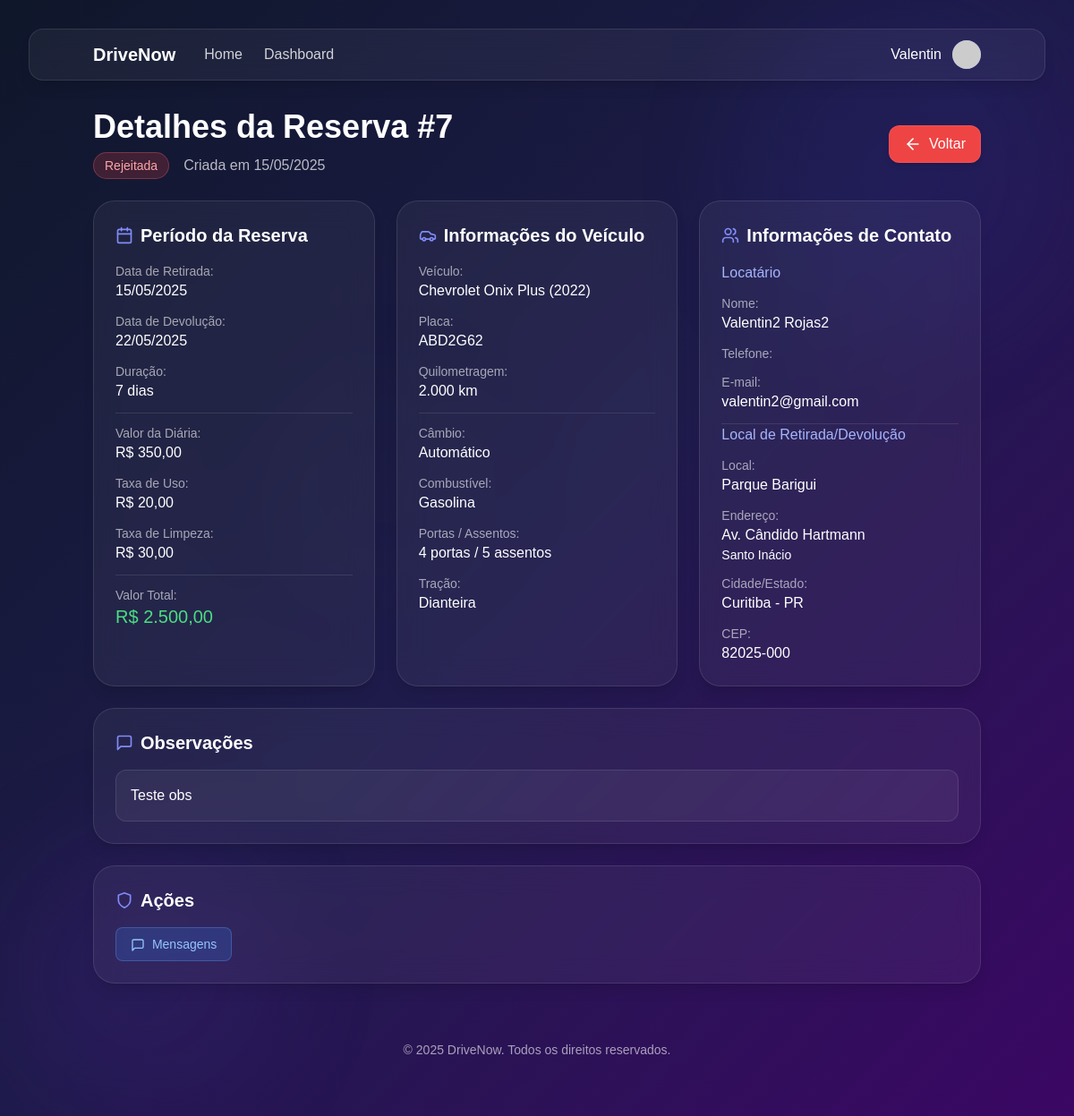
The app's page /drivenow/reserva/detalhes_reserva.php?id=7 (signed in) with its own data.
### tables this page shows
CREATE TABLE `reserva` (
  `id` int(11) NOT NULL,
  `veiculo_id` int(11) DEFAULT NULL,
  `conta_usuario_id` int(11) DEFAULT NULL,
  `reserva_data` date DEFAULT NULL,
  `devolucao_data` date DEFAULT NULL,
  `diaria_valor` decimal(10,2) DEFAULT NULL,
  `taxas_de_uso` decimal(10,2) DEFAULT NULL,
  `taxas_de_limpeza` decimal(10,2) DEFAULT NULL,
  `valor_total` decimal(10,2) DEFAULT NULL,
  `status` varchar(20) DEFAULT 'pendente',
  `observacoes` text DEFAULT NULL
);

CREATE TABLE `veiculo` (
  `id` int(11) NOT NULL,
  `local_id` int(11) DEFAULT NULL,
  `categoria_veiculo_id` int(11) DEFAULT NULL,
  `dono_id` int(11) DEFAULT NULL,
  `veiculo_marca` varchar(50) DEFAULT NULL,
  `veiculo_modelo` varchar(100) DEFAULT NULL,
  `veiculo_ano` int(11) DEFAULT NULL,
  `veiculo_km` int(11) DEFAULT NULL,
  `veiculo_placa` varchar(50) DEFAULT NULL,
  `veiculo_cambio` varchar(50) DEFAULT NULL,
  `veiculo_combustivel` varchar(50) DEFAULT NULL,
  `veiculo_portas` int(11) DEFAULT NULL,
  `veiculo_acentos` int(11) DEFAULT NULL,
  `veiculo_tracao` varchar(50) DEFAULT NULL,
  `disponivel` tinyint(1) DEFAULT 1 COMMENT '0=Indisponível, 1=Disponível',
  `preco_diaria` decimal(10,2) NOT NULL DEFAULT 150.00,
  `descricao` text DEFAULT NULL,
  `media_avaliacao` decimal(3,1) DEFAULT NULL,
  `total_avaliacoes` int(11) DEFAULT 0
);

CREATE TABLE `conta_usuario` (
  `id` int(11) NOT NULL,
  `is_admin` tinyint(1) NOT NULL DEFAULT 0,
  `primeiro_nome` varchar(50) DEFAULT NULL,
  `segundo_nome` varchar(50) DEFAULT NULL,
  `telefone` varchar(20) DEFAULT NULL,
  `e_mail` varchar(100) DEFAULT NULL,
  `senha` varchar(255) DEFAULT NULL,
  `data_de_entrada` date DEFAULT NULL,
  `foto_perfil` varchar(255) DEFAULT NULL,
  `cpf` varchar(14) DEFAULT NULL COMMENT 'CPF do usuário',
  `foto_cnh_frente` varchar(255) DEFAULT NULL COMMENT 'Caminho para foto da CNH (frente)',
  `foto_cnh_verso` varchar(255) DEFAULT NULL COMMENT 'Caminho para foto da CNH (verso)',
  `status_docs` enum('pendente','verificando','aprovado','rejeitado') NOT NULL DEFAULT 'pendente' COMMENT 'Status da verificação dos documentos',
  `data_verificacao` datetime DEFAULT NULL COMMENT 'Data da última verificação',
  `admin_verificacao` int(11) DEFAULT NULL COMMENT 'ID do admin que verificou os documentos',
  `tem_cnh` tinyint(1) NOT NULL DEFAULT 0 COMMENT 'Se o usuário possui CNH',
  `cadastro_completo` tinyint(1) NOT NULL DEFAULT 0 COMMENT 'Se o usuário completou o cadastro com documentos',
  `observacoes_docs` text DEFAULT NULL COMMENT 'Observações da verificação',
  `mensagens_nao_lidas` int(11) NOT NULL DEFAULT 0,
  `media_avaliacao_proprietario` decimal(3,1) DEFAULT NULL,
  `total_avaliacoes_proprietario` int(11) DEFAULT 0,
  `media_avaliacao_locatario` decimal(3,1) DEFAULT NULL,
  `total_avaliacoes_locatario` int(11) DEFAULT 0
);

CREATE TABLE `local` (
  `id` int(11) NOT NULL,
  `cidade_id` int(11) NOT NULL,
  `nome_local` varchar(100) NOT NULL,
  `endereco` varchar(255) DEFAULT NULL,
  `complemento` varchar(100) DEFAULT NULL,
  `cep` varchar(10) DEFAULT NULL
);

CREATE TABLE `cidade` (
  `id` int(11) NOT NULL,
  `estado_id` int(11) NOT NULL,
  `cidade_nome` varchar(100) NOT NULL
);

CREATE TABLE `estado` (
  `id` int(11) NOT NULL,
  `estado_nome` varchar(100) NOT NULL,
  `sigla` char(2) DEFAULT NULL
);

### drivenow/reserva/detalhes_reserva.php (the view, shortened to what the rows shown need)
<?php
$usuario = getUsuario();
$reservaId = (int)$_GET['id'];
global $pdo;
$stmt = $pdo->prepare("SELECT id FROM dono WHERE conta_usuario_id = ?");
$stmt->execute([$usuario['id']]);
$dono = $stmt->fetch();
$stmt = $pdo->prepare("
    SELECT r.*,
           v.veiculo_marca, v.veiculo_modelo, v.veiculo_placa, v.veiculo_ano, v.veiculo_km,
           v.veiculo_cambio, v.veiculo_combustivel, v.veiculo_portas, v.veiculo_acentos,
           v.veiculo_tracao, v.preco_diaria, v.descricao,
           CONCAT(u_loc.primeiro_nome, ' ', u_loc.segundo_nome) AS nome_locatario,
           u_loc.telefone AS telefone_locatario, u_loc.e_mail AS email_locatario,
           CONCAT(u_prop.primeiro_nome, ' ', u_prop.segundo_nome) AS nome_proprietario,
           u_prop.telefone AS telefone_proprietario, u_prop.e_mail AS email_proprietario,
           l.nome_local, l.endereco, l.complemento, l.cep,
           c.cidade_nome, e.estado_nome, e.sigla
    FROM reserva r
    JOIN veiculo v ON r.veiculo_id = v.id
    JOIN conta_usuario u_loc ON r.conta_usuario_id = u_loc.id
    JOIN dono d ON v.dono_id = d.id
    JOIN conta_usuario u_prop ON d.conta_usuario_id = u_prop.id
    JOIN local l ON v.local_id = l.id
    JOIN cidade c ON l.cidade_id = c.id
    JOIN estado e ON c.estado_id = e.id
    WHERE r.id = ?
");
$stmt->execute([$reservaId]);
$reserva = $stmt->fetch();
$now = time();
$inicio = strtotime($reserva['reserva_data']);
$fim = strtotime($reserva['devolucao_data']);
if (!empty($reserva['status'])) {
    $status = ucfirst($reserva['status']);
    if ($reserva['status'] === 'confirmada') {
        if ($now >= $inicio && $now <= $fim) {
            $status = 'Em Andamento';
            $statusClass = 'bg-yellow-500/20 text-yellow-300 border border-yellow-400/30';
        } else if ($now > $fim) {
            $status = 'Finalizada';
            $statusClass = 'bg-gray-500/20 text-gray-300 border border-gray-400/30';
        } else {
            $status = 'Confirmada';
            $statusClass = 'bg-green-500/20 text-green-300 border border-green-400/30';
        }
    } elseif ($reserva['status'] === 'rejeitada') {
        $statusClass = 'bg-red-500/20 text-red-300 border border-red-400/30';
    } elseif ($reserva['status'] === 'finalizada') {
        $statusClass = 'bg-gray-500/20 text-gray-300 border border-gray-400/30';
    } else {
        $statusClass = 'bg-blue-500/20 text-blue-300 border border-blue-400/30';
    }
} else {
    $status = 'Pendente';
    $statusClass = 'bg-blue-500/20 text-blue-300 border border-blue-400/30';
}
$duracao = ceil(($fim - $inicio) / (60 * 60 * 24));
?>
<!DOCTYPE html>
<html lang="pt-br">
<head>
    <script src="https://cdn.tailwindcss.com"></script>
</head>
<body class="min-h-screen bg-gradient-to-br from-slate-900 via-indigo-950 to-purple-950 text-white p-4 md:p-8 overflow-x-hidden">
    <header class="backdrop-blur-md bg-white/5 border subtle-border rounded-2xl mb-8 shadow-lg overflow-hidden">
        <div class="container mx-auto px-4 py-3">
            <div class="flex justify-between items-center">
                <div class="flex items-center">
                    <h1 class="text-xl font-bold text-white mr-8">DriveNow</h1>
                </div>
            </div>
        </div>
    </header>
    <main class="container mx-auto">
        <div class="flex justify-between items-center mb-6 px-4">
            <div>
                <h2 class="text-3xl md:text-4xl font-bold text-white">
                    Detalhes da Reserva #<?= $reserva['id'] ?>
                </h2>
                <div class="flex items-center mt-2">
                    <span class="px-3 py-1 rounded-full text-sm font-medium <?= $statusClass ?>">
                        <?= $status ?>
                    </span>
                    <span class="text-white/70 ml-4">
                        Criada em <?= date('d/m/Y', strtotime($reserva['reserva_data'])) ?>
                    </span>
                </div>
            </div>
        </div>
        <div class="grid grid-cols-1 md:grid-cols-3 gap-6 mb-6 px-4">
            <div class="backdrop-blur-lg bg-white/5 border subtle-border rounded-3xl p-6 shadow-lg transition-all hover:shadow-xl hover:bg-white/10">
                <div class="space-y-3 text-white">
                    <div class="flex flex-col">
                        <span class="text-white/60 text-sm">Data de Retirada:</span>
                        <span class="font-medium"><?= date('d/m/Y', strtotime($reserva['reserva_data'])) ?></span>
                    </div>
                    <div class="flex flex-col">
                        <span class="text-white/60 text-sm">Data de Devolução:</span>
                        <span class="font-medium"><?= date('d/m/Y', strtotime($reserva['devolucao_data'])) ?></span>
                    </div>
                    <div class="flex flex-col">
                        <span class="text-white/60 text-sm">Duração:</span>
                        <span class="font-medium"><?= $duracao ?> dias</span>
                    </div>
                    <div class="flex flex-col pt-3 border-t border-white/10 mt-3">
                        <span class="text-white/60 text-sm">Valor da Diária:</span>
                        <span class="font-medium">R$ <?= number_format($reserva['preco_diaria'], 2, ',', '.') ?></span>
                    </div>
                    <div class="flex flex-col">
                        <span class="text-white/60 text-sm">Taxa de Uso:</span>
                        <span class="font-medium">R$ <?= number_format($reserva['taxas_de_uso'], 2, ',', '.') ?></span>
                    </div>
                    <div class="flex flex-col">
                        <span class="text-white/60 text-sm">Taxa de Limpeza:</span>
                        <span class="font-medium">R$ <?= number_format($reserva['taxas_de_limpeza'], 2, ',', '.') ?></span>
                    </div>
                    <div class="flex flex-col pt-3 border-t border-white/10 mt-3">
                        <span class="text-white/60 text-sm">Valor Total:</span>
                        <span class="font-medium text-xl text-green-400">R$ <?= number_format($reserva['valor_total'], 2, ',', '.') ?></span>
                    </div>
                </div>
            </div>
            <div class="backdrop-blur-lg bg-white/5 border subtle-border rounded-3xl p-6 shadow-lg transition-all hover:shadow-xl hover:bg-white/10">
                <div class="space-y-3 text-white">
                    <div class="flex flex-col">
                        <span class="text-white/60 text-sm">Veículo:</span>
                        <span class="font-medium"><?= htmlspecialchars($reserva['veiculo_marca']) ?> <?= htmlspecialchars($reserva['veiculo_modelo']) ?> (<?= $reserva['veiculo_ano'] ?>)</span>
                    </div>
                    <div class="flex flex-col">
                        <span class="text-white/60 text-sm">Placa:</span>
                        <span class="font-medium"><?= htmlspecialchars($reserva['veiculo_placa']) ?></span>
                    </div>
                    <div class="flex flex-col">
                        <span class="text-white/60 text-sm">Quilometragem:</span>
                        <span class="font-medium"><?= number_format($reserva['veiculo_km'], 0, ',', '.') ?> km</span>
                    </div>
                    <div class="flex flex-col pt-3 border-t border-white/10 mt-3">
                        <span class="text-white/60 text-sm">Câmbio:</span>
                        <span class="font-medium"><?= htmlspecialchars($reserva['veiculo_cambio']) ?></span>
                    </div>
                    <div class="flex flex-col">
                        <span class="text-white/60 text-sm">Combustível:</span>
                        <span class="font-medium"><?= htmlspecialchars($reserva['veiculo_combustivel']) ?></span>
                    </div>
                    <div class="flex flex-col">
                        <span class="text-white/60 text-sm">Portas / Assentos:</span>
                        <span class="font-medium"><?= $reserva['veiculo_portas'] ?> portas / <?= $reserva['veiculo_acentos'] ?> assentos</span>
                    </div>
                    <div class="flex flex-col">
                        <span class="text-white/60 text-sm">Tração:</span>
                        <span class="font-medium"><?= htmlspecialchars($reserva['veiculo_tracao']) ?></span>
                    </div>
                </div>
            </div>
            <div class="backdrop-blur-lg bg-white/5 border subtle-border rounded-3xl p-6 shadow-lg transition-all hover:shadow-xl hover:bg-white/10">
                <?php if ($dono): ?>
                <div class="space-y-3 text-white">
                    <h4 class="font-medium text-indigo-300">Locatário</h4>
                    <div class="flex flex-col">
                        <span class="text-white/60 text-sm">Nome:</span>
                        <span class="font-medium"><?= htmlspecialchars($reserva['nome_locatario']) ?></span>
                    </div>
                    <div class="flex flex-col">
                        <span class="text-white/60 text-sm">Telefone:</span>
                    </div>
                    <div class="flex flex-col pb-3 border-b border-white/10 mb-3">
                        <span class="text-white/60 text-sm">E-mail:</span>
                        <span class="font-medium"><?= htmlspecialchars($reserva['email_locatario']) ?></span>
                    </div>
                </div>
                <?php endif; ?>
                <div class="space-y-3 text-white">
                    <div class="flex flex-col">
                        <span class="text-white/60 text-sm">Local:</span>
                        <span class="font-medium"><?= htmlspecialchars($reserva['nome_local']) ?></span>
                    </div>
                    <div class="flex flex-col">
                        <span class="text-white/60 text-sm">Endereço:</span>
                        <span class="font-medium"><?= htmlspecialchars($reserva['endereco']) ?></span>
                        <?php if (!empty($reserva['complemento'])): ?>
                            <span class="text-sm"><?= htmlspecialchars($reserva['complemento']) ?></span>
                        <?php endif; ?>
                    </div>
                    <div class="flex flex-col">
                        <span class="text-white/60 text-sm">Cidade/Estado:</span>
                        <span class="font-medium"><?= htmlspecialchars($reserva['cidade_nome']) ?> - <?= htmlspecialchars($reserva['sigla']) ?></span>
                    </div>
                    <div class="flex flex-col">
                        <span class="text-white/60 text-sm">CEP:</span>
                        <span class="font-medium"><?= htmlspecialchars($reserva['cep']) ?></span>
                    </div>
                </div>
            </div>
        </div>
        <?php if (!empty($reserva['observacoes'])): ?>
        <div class="backdrop-blur-lg bg-white/5 border subtle-border rounded-3xl p-6 shadow-lg transition-all hover:shadow-xl hover:bg-white/10 mx-4 mb-6">
            <h3 class="text-xl font-semibold text-white mb-4 flex items-center">
                <svg xmlns="http://www.w3.org/2000/svg" width="24" height="24" viewBox="0 0 24 24" fill="none" stroke="currentColor" stroke-width="2" stroke-linecap="round" stroke-linejoin="round" class="h-5 w-5 mr-2 text-indigo-400">
                    <path d="M21 15a2 2 0 0 1-2 2H7l-4 4V5a2 2 0 0 1 2-2h14a2 2 0 0 1 2 2z"/>
                </svg>
                Observações
            </h3>
            <div class="text-white bg-white/5 p-4 rounded-xl border subtle-border">
                <?= nl2br(htmlspecialchars($reserva['observacoes'])) ?>
            </div>
        </div>
        <?php endif; ?>
    </main>
</body>
</html>

### records on screen
reserva: id "7", status "Rejeitada", reserva_data "15/05/2025", devolucao_data "22/05/2025", duracao "7", veiculo.preco_diaria "350,00", taxas_de_uso "20,00", taxas_de_limpeza "30,00", valor_total "2.500,00", veiculo.veiculo_marca "Chevrolet", veiculo.veiculo_modelo "Onix Plus", veiculo.veiculo_ano "2022", veiculo.veiculo_placa "ABD2G62", veiculo.veiculo_km "2.000", veiculo.veiculo_cambio "Automático", veiculo.veiculo_combustivel "Gasolina", veiculo.veiculo_portas "4", veiculo.veiculo_acentos "5", veiculo.veiculo_tracao "Dianteira", conta_usuario.e_mail "valentin2@gmail.com", local.nome_local "Parque Barigui", local.endereco "Av. Cândido Hartmann", local.complemento "Santo Inácio", cidade.cidade_nome "Curitiba", estado.sigla "PR", local.cep "82025-000", observacoes "Teste obs"

### other values on screen
$usuario['primeiro_nome'] "Valentin"
$reserva['nome_locatario'] "Valentin2 Rojas2"
